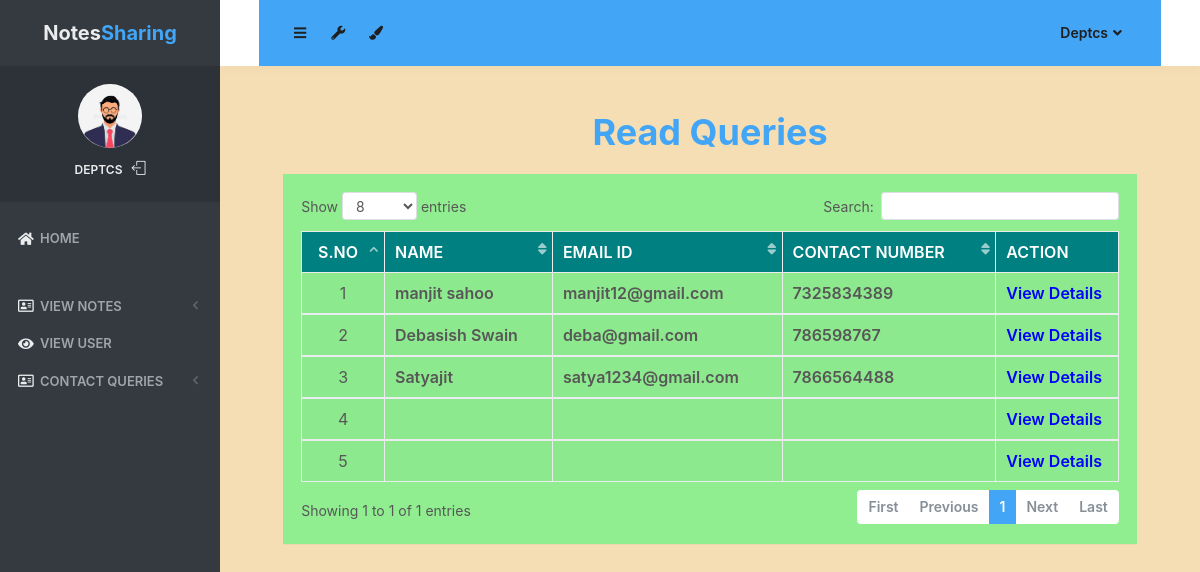
Screenshot of /read_queries (signed in) with the database file from the repository.
### notes/models.py (models this page shows, shortened)
class Contact(models.Model):
    fullname = models.CharField(max_length=100, null=True)
    email = models.CharField(max_length=50, null=True)
    mobile = models.CharField(max_length=15, null=True)
    subject = models.CharField(max_length=100, null=True)
    message = models.CharField(max_length=300, null=True)
    msgdate = models.DateField(null=True)
    isread = models.CharField(max_length=10,null=True)

### notes/views.py (the view)
# urls.py: path('read_queries', read_queries, name='read_queries'),
def read_queries(request):
    if not request.user.is_authenticated:
        return redirect('login_admin')
    contact = Contact.objects.filter(isread="yes")
    return render(request,'read_queries.html', locals())

### notes/templates/read_queries.html (shortened to what this page needs)
{% load static %}
<html lang="en" class="no-focus">
    <head>
        <link rel="stylesheet" href="{% static 'js/plugins/datatables/dataTables.bootstrap4.min.css' %}">
        <link rel="stylesheet" id="css-main" href="{% static 'css1/codebase.min.css' %}">
    </head>
    <body style="background-color:wheat;">
        <div id="page-container" class="sidebar-o sidebar-inverse side-scroll page-header-fixed main-content-narrow">
         {% include "sidebar.html" %}
            {% include "admin_nav.html" %}
            <main id="main-container"><br>
                <div class="content">
                    <h1 class="text-primary font-weight-bold text-center">Read Queries</h1>
                    <div class="block" style="background-color:lightgreen;">
                        <div class="block-content block-content-full">
                            <table class="table table-bordered table-striped table-vcenter js-dataTable-full-pagination">
                                <thead class="text-white" style="background-color : teal;">
                                    <tr>
                                        <th class="text-center">S.No</th>
                                        <th class="d-none d-sm-table-cell">Name</th>
                                        <th class="d-none d-sm-table-cell">Email ID</th>
                                        <th class="d-none d-sm-table-cell">Contact Number</th>
                                        <th class="d-none d-sm-table-cell" style="width: 15%;">Action</th>
                                    </tr>
                                </thead>
                                {% for i in contact %}
                                <tbody>
                                    <tr>
                                        <td class="text-center">{{forloop.counter}}</td>
                                        <td class="font-w600">{{i.fullname}}</td>
                                        <td class="font-w600">{{i.email}}</td>
                                        <td class="font-w600">{{i.mobile}}</td>
                                        <td class="font-w600"><a href="{% url 'view_queries' i.id %}"style="color:blue;">View Details</a></td>
                                    </tr>
                                        {% endfor %}
                                </tbody>
                            </table>
                        </div>
                    </div>
                </div>
            </main>
</div>
 <link rel="stylesheet" href="https://use.fontawesome.com/releases/v5.6.3/css/all.css">
    </body>
</html>

### notes/templates/sidebar.html (shortened to what this page needs)
{% load static %}
   <nav id="sidebar">
                <div id="sidebar-scroll">
                    <div class="sidebar-content">
                        <div class="content-header content-header-fullrow px-15">
                            <div class="content-header-section text-center align-parent sidebar-mini-hidden">
                                <div class="content-header-item">
                                    <a class="link-effect font-w700" href="{% url 'admin_home' %}">
                                           <span class="font-size-xl text-dual-primary-dark">Notes</span><span class="font-size-xl text-primary">Sharing</span>
                                    </a>
                                </div>
                            </div>
                        </div>
                        <div class="content-side content-side-full content-side-user px-10 align-parent">
                            <div class="sidebar-mini-hidden-b text-center">
                                <a class="img-link" href="be_pages_generic_profile.html">
                                    <img class="img-avatar" src="{% static 'img/avatars/logo1.jpg' %}" alt="">
                                </a>
                                <ul class="list-inline mt-10">
                                    <li class="list-inline-item">
                                        <a class="link-effect text-dual-primary-dark font-size-xs font-w600 text-uppercase" href="{% url 'admin_home' %}">{{ request.user.username }}</a>
                                    </li>
                                    <li class="list-inline-item">
                                        <a class="link-effect text-dual-primary-dark" href="{% url 'logout' %}">
                                            <i class="si si-logout"></i>
                                        </a>
                                    </li>
                                </ul>
                            </div>
                        </div>
                        <div class="content-side content-side-full">
                            <ul class="nav-main">
                                <li class="open">
                                    <a href="{% url 'admin_home' %}"><i class="fas fa-home"></i><span class="sidebar-mini-hide">Home</span></a>
                                </li>
                                <li class="nav-main-heading"><span class="sidebar-mini-visible">UI</span></li>
                                <li>
                                    <a class="nav-submenu" data-toggle="nav-submenu"><i class="far fa-address-card"></i>View Notes</a>
                                </li>
                                <li>
                                    <a  href="{% url 'view_users' %}"><i class="fas fa-eye"></i><span class="sidebar-mini-hide">View User</span></a>
                                </li>
                                <li>
                                    <a class="nav-submenu" data-toggle="nav-submenu"><i class="far fa-address-card"></i>Contact Queries</a>
                                </li>
                           </ul>
                        </div>
                    </div>
                </div>
            </nav>

### notes/templates/admin_nav.html (shortened to what this page needs)
{% load static %}
            <header id="page-header">
                <div class="content-header bg-primary">
                    <div class="content-header-section">
                        <button type="button" class="btn btn-circle btn-dual-secondary" data-toggle="layout" data-action="sidebar_toggle">
                            <i class="fa fa-navicon"></i>
                        </button>
                        <div class="btn-group" role="group">
                            <button type="button" class="btn btn-circle btn-dual-secondary" id="page-header-options-dropdown" data-toggle="dropdown" aria-haspopup="true" aria-expanded="false">
                                <i class="fa fa-wrench"></i>
                            </button>
                        </div>
                        <div class="btn-group" role="group">
                            <button type="button" class="btn btn-circle btn-dual-secondary" id="page-header-themes-dropdown" data-toggle="dropdown" aria-haspopup="true" aria-expanded="false">
                                <i class="fa fa-paint-brush"></i>
                            </button>
                        </div>
                    </div>
                    <div class="content-header-section">
                        <div class="btn-group" role="group">
                            <button type="button" class="btn btn-rounded btn-dual-secondary" id="page-header-user-dropdown" data-toggle="dropdown" aria-haspopup="true" aria-expanded="false">
                                {{ request.user.username}}<i class="fa fa-angle-down ml-5"></i>
                            </button>
                        </div>
                    </div>
                </div>
            </header>

### rows the page displays
Contact: fullname "manjit sahoo", email "manjit12@gmail.com", mobile "7325834389"
Contact: fullname "Debasish Swain", email "deba@gmail.com", mobile "786598767"
Contact: fullname "Satyajit", email "satya1234@gmail.com", mobile "7866564488"

### other values shown
{{ request.user.username }} "DEPTCS"
{{ request.user.username }} "Deptcs"
